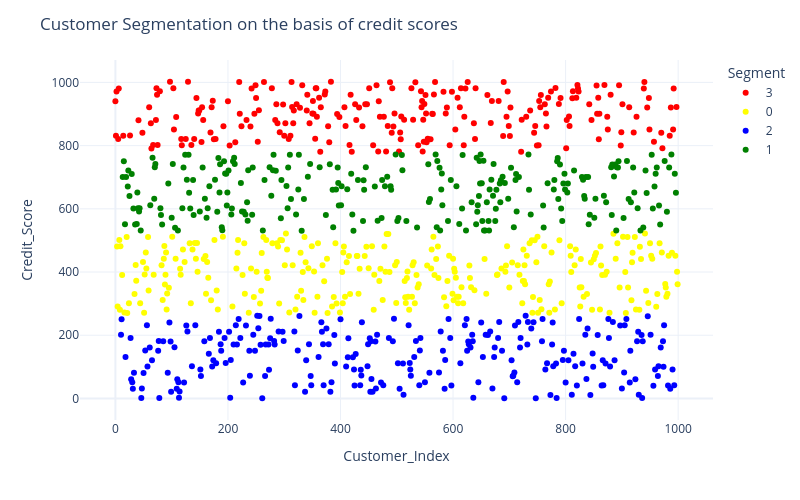

The cell this chart's notebook holds for it:
### Code cell
## Scatterplot to see the Segments

df['Segment'] = df['Segment'].astype('category')

fig = px.scatter(df, x=df.index, y='Credit Score', color='Segment', color_discrete_sequence=['red','yellow','blue','green'])

fig.update_layout(xaxis_title = 'Customer_Index',
                  yaxis_title = 'Credit_Score',
                  title = 'Customer Segmentation on the basis of credit scores',
                  height = 500,
                  width = 800)

### Figure 1 — Plotly figure (JSON) as saved in the notebook; plotly's stock layout.template omitted (floating-point values rounded to 4 significant figures; data arrays with more than 128 entries replaced by an {"elided": "..."} marker saying what was removed)
{"data": [{"hovertemplate": "Segment=3<br>index=%{x}<br>Credit Score=%{y}<extra></extra>", "legendgroup": "3", "marker": {"color": "red", "symbol": "circle"}, "mode": "markers", "name": "3", "orientation": "v", "showlegend": true, "type": "scatter", "x": {"elided": "230 int values"}, "xaxis": "x", "y": {"elided": "230 float values"}, "yaxis": "y"}, {"hovertemplate": "Segment=0<br>index=%{x}<br>Credit Score=%{y}<extra></extra>", "legendgroup": "0", "marker": {"color": "yellow", "symbol": "circle"}, "mode": "markers", "name": "0", "orientation": "v", "showlegend": true, "type": "scatter", "x": {"elided": "274 int values"}, "xaxis": "x", "y": {"elided": "274 float values"}, "yaxis": "y"}, {"hovertemplate": "Segment=2<br>index=%{x}<br>Credit Score=%{y}<extra></extra>", "legendgroup": "2", "marker": {"color": "blue", "symbol": "circle"}, "mode": "markers", "name": "2", "orientation": "v", "showlegend": true, "type": "scatter", "x": {"elided": "250 int values"}, "xaxis": "x", "y": {"elided": "250 float values"}, "yaxis": "y"}, {"hovertemplate": "Segment=1<br>index=%{x}<br>Credit Score=%{y}<extra></extra>", "legendgroup": "1", "marker": {"color": "green", "symbol": "circle"}, "mode": "markers", "name": "1", "orientation": "v", "showlegend": true, "type": "scatter", "x": {"elided": "246 int values"}, "xaxis": "x", "y": {"elided": "246 float values"}, "yaxis": "y"}], "layout": {"height": 500, "legend": {"title": {"text": "Segment"}, "tracegroupgap": 0}, "margin": {"t": 60}, "title": {"text": "Customer Segmentation on the basis of credit scores"}, "width": 800, "xaxis": {"anchor": "y", "domain": [0, 1], "title": {"text": "Customer_Index"}}, "yaxis": {"anchor": "x", "domain": [0, 1], "title": {"text": "Credit_Score"}}}}
